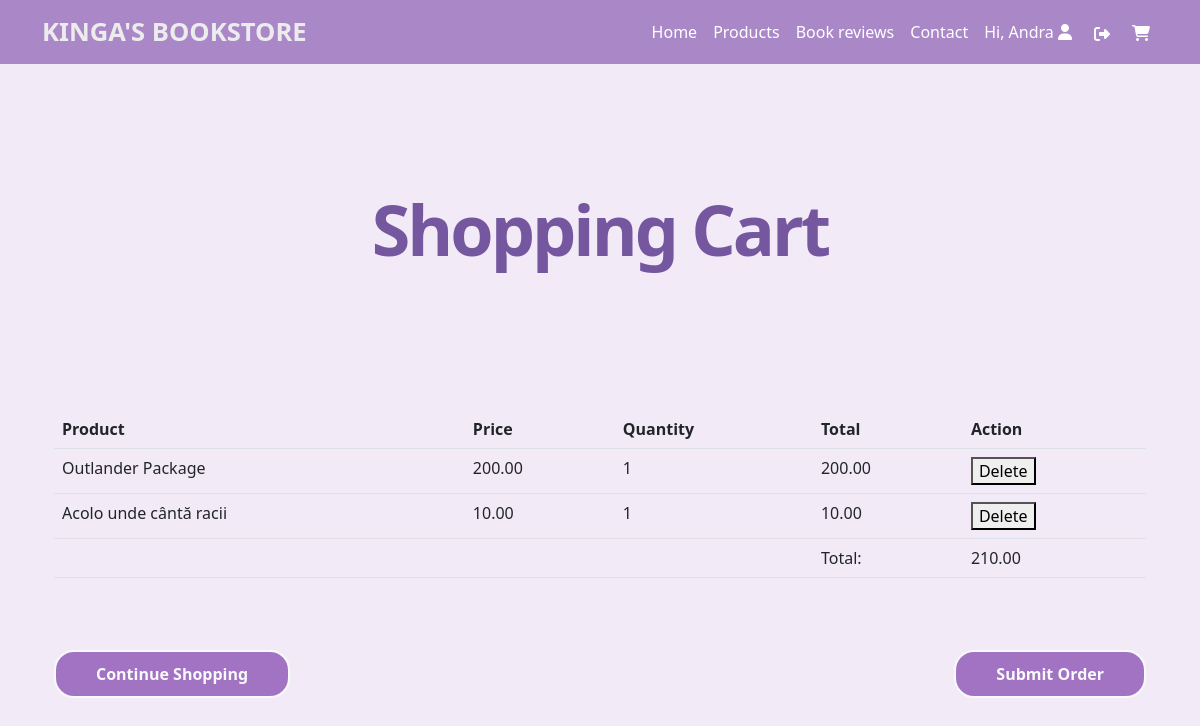
The app's page /cart/ (signed in), older data.
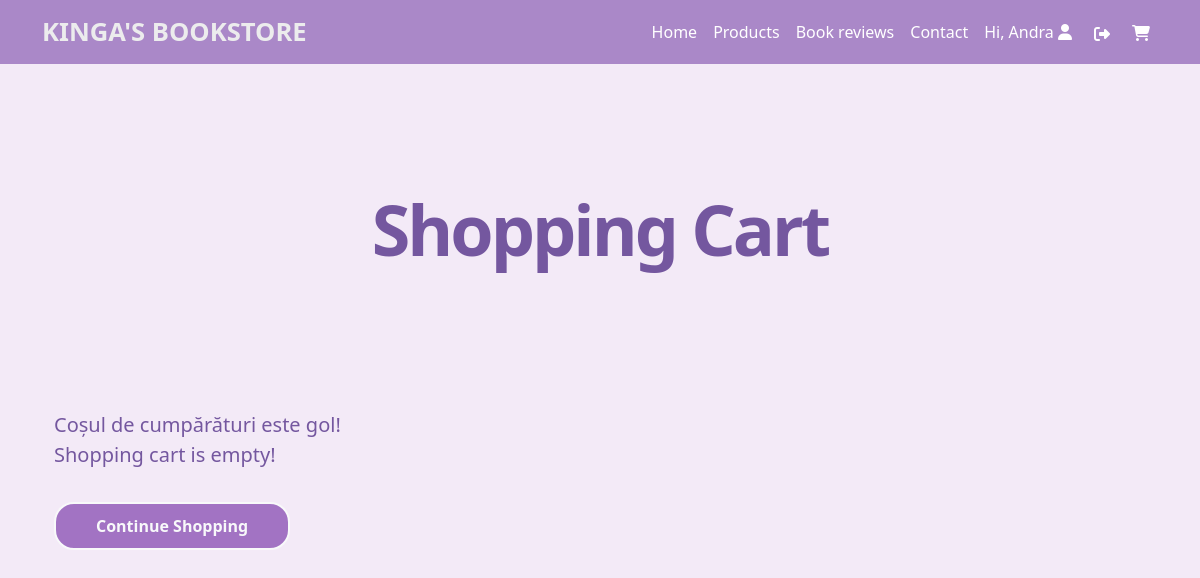
The same page, newer data.
### App_marketplace/models/order.py (models this page shows, shortened)
class OrderItem(models.Model): # clasa cu ajutorul careia definim caracteristicile si comportamentul pt unul sau mai multe produse dintr-o comanda
    user = models.ForeignKey(settings.AUTH_USER_MODEL, on_delete=models.CASCADE)
    ordered = models.BooleanField(default=False)
    product = models.ForeignKey(Product, on_delete=models.CASCADE)
    quantity = models.IntegerField(default=1)
    def get_total_item_price(self): # acesta metota ne retuneaza cantitatea totala a unui produs
        return self.quantity * self.product.price
    def get_final_price(self): # acesta metota ne retuneaza valoarea totala a unui produs dintr-o comanda
        return self.get_total_item_price()

### App_marketplace/models/product.py (models this page shows, shortened)
class Product(models.Model): # clasa cu ajutorul careia definim caracteristicile unui produs
    title = models.CharField(max_length=200)
    author = models.CharField(max_length=200)
    description = models.TextField()
    price = models.DecimalField(max_digits=10, decimal_places=2)
    image = models.ImageField(upload_to='product_images/', null=True, blank=True)
    quantity = models.IntegerField()
    book_available = models.BooleanField(default=False)

### App_marketplace/views.py (the view)
# urls.py: path('cart/', shopping_cart, name='cart'),
def shopping_cart(request):
    if request.user.is_authenticated:
        order_items = OrderItem.objects.filter(user=request.user, ordered=False)
        order_total = sum(item.get_final_price() for item in order_items)
    else:
        order_items = []
        order_total = 0
    context = {
        'order_items': order_items,
        'order_total': order_total,
    }
    return render(request, 'App_marketplace/cart.html', context)

### App_marketplace/templates/App_marketplace/cart.html (shortened to what this page needs)
{% extends "App_marketplace/base.html" %}
{% load static%}
{% block content %}
<div class="container spaced-top-5 black-bg">
    <div class="row">
        <div class="col">
            <h1 style="text-align: center;
            font-size: 70px;
            font-weight: 700;
            text-transform: none;
            font-style: normal;
            text-decoration: none;
            line-height: 1em;
            letter-spacing: -3px;
            margin-top: 50px;
            margin-bottom: 50px;
            color: #74579f;">Shopping Cart</h1></br></br></br></br>
{% if order_items|length > 0 %}
                <table class="table">
                    <thead>
                        <tr>
                            <th>Product</th>
                            <th>Price</th>
                            <th>Quantity</th>
                            <th>Total</th>
                            <th>Action</th>
                        </tr>
                    </thead>
                    <tbody>
                        {% for order_item in order_items %}
                            <tr>
                                <td>{{ order_item.product.title }}</td>
                                <td>{{ order_item.product.price }}</td>
                                <td>{{ order_item.quantity }}</td>
                                <td>{{ order_item.get_final_price }}</td>
                                <td>
                                    <button onclick="deleteProduct({{ order_item.product.id }})">Delete</button>
                                </td>
                            </tr>
                        {% endfor %}
                    </tbody>
                    <tfoot>
                        <tr>
                            <td colspan="3"></td>
                            <td>Total:</td>
                            <td>{{ order_total }}</td>
                        </tr>
                    </tfoot>
                </table></br>
            <div class="d-flex justify-content-between">
                <a href="{% url 'App_marketplace:products' %}">
                    <button class="btn-custom spaced-top-2">Continue Shopping</button>
                </a>
                <form method="post" action="{% url 'App_marketplace:order_complete' %}">
                    <button type="submit" class="btn-custom spaced-top-2">Submit Order</button>
                </form>
            </div>
            {% else %}
                {% if user.is_authenticated %}
            <span class="cart-text">Coșul de cumpărături este gol!<br>Shopping cart is empty!</span>
            <div class="d-flex justify-content-between">
                <a href="{% url 'App_marketplace:products' %}">
                    <button class="btn-custom spaced-top-2">Continue Shopping</button>
                </a>
            </div>
                {% else %}
                       <span class="cart-text"> Coșul de cumpărături este gol! Pentru a putea adăuga produse în coș este necesară autentificarea! <br>Shopping cart is empty! To be able to add products to the cart, login is required!</span>
                 <a class="text-primary" href="/login" title="Login" ><br><br>
                  Login
                </a>
                {% endif %}
            {% endif %}
        </div>
    </div>
</div>
{% endblock %}

### App_marketplace/templates/App_marketplace/base.html (shortened to what this page needs)
{% load static %}
<html lang="en">
<head>
    <link rel="stylesheet" href="https://cdn.jsdelivr.net/npm/bootstrap@5.2.3/dist/css/bootstrap.min.css">
    <link rel="stylesheet" href="https://cdnjs.cloudflare.com/ajax/libs/font-awesome/6.1.0/css/all.min.css">
    <link rel="stylesheet" href="{% static 'css/base.css' %}"/>
</head>
<body>
    {% include "App_marketplace/navbar.html" %}
    <div class="container">
        {% block content %}{% endblock %}
    </div>
</body>
</html>

### App_marketplace/templates/App_marketplace/navbar.html (shortened to what this page needs)
{% block navbar %}
<nav class="navbar navbar-expand-lg navbar-light bg-light" >
  <div class="container-fluid container" >
    <a class="navbar-brand brand-logo" href="/">KINGA'S BOOKSTORE</a>
    <div class="d-flex">
      <div class="collapse navbar-collapse" id="navbarNavAltMarkup">
        <div class="navbar-nav">
          <a class="nav-link active" aria-current="page" href="/">Home</a>
          <a class="nav-link active" aria-current="page" href="{% url 'App_marketplace:products' %}">Products</a>
          <a class="nav-link active" aria-current="page" href="{% url 'book_review:book_review_list' %}">Book reviews</a>
          <a class="nav-link active" aria-current="page" href="/contact">Contact</a>
          {% if user.is_authenticated %}
            <a class="nav-link" href="#" title="Logout"> Hi, {{user.username}}
              <i class="fas fa-user"></i>
            </a>
          <li class="nav-link">
            <form  action="{% url 'logout' %}" method="POST" style="margin-top: 5; margin-bottom: 0px;">
              <button type="submit" style="border: 0; background-color: transparent; color: #fff;">
                <i class="fa-solid fa-sign-out-alt"></i>
              </button>
            </form>
          </li>
            <a class="nav-link" href="{% url 'App_marketplace:cart' %}" title="Cart">
              <i class="fa-solid fa-shopping-cart" style="margin-top: 5px;"></i>
            </a>
          {% else %}
            <a class="nav-link" href="{% url 'App_marketplace:login' %}" title="Login">
              <i class="fa-solid fa-sign-in-alt" style="margin-top: 5px;"></i>
            </a>
          {% endif %}
        </div>
      </div>
    </div>
  </div>
</nav>
{% endblock %}

### static/css/base.css (style rules this page uses)
body { background-color: #f3eaf7; }
.navbar { background-color: rgb(170 136 200) ! important; }
.spaced-top-5 { margin-top: 5em; }
.spaced-top-2 { margin-top: 2em; }
.btn-custom { font-weight: bold; background-color: #a273c3; padding: 10px 40px; border-radius: 20px; border: 2px solid #f8f9fa; color: #f8f9fa; }
.brand-logo { color: #ececed; font-size: 1.6em; font-weight: bold; }
a.nav-link { color: #fff!important; }
.cart-text { color: #74579f !important; font-size: 20px; }

Row changes from the older to the newer data that the page shows:
removed OrderItem: product "Outlander Package", product.price "200.00", quantity "1", get_final_price "200.00"
removed OrderItem: product "Acolo unde cântă racii", product.price "10.00", quantity "1", get_final_price "10.00"
Text that changed along with them:
{{ order_total }}: "210.00" → (not shown)
text no longer shown: "Product Price Quantity Total Action Total: Submit Order"
text now shown: "Coșul de cumpărături este gol! Shopping cart is empty!"
